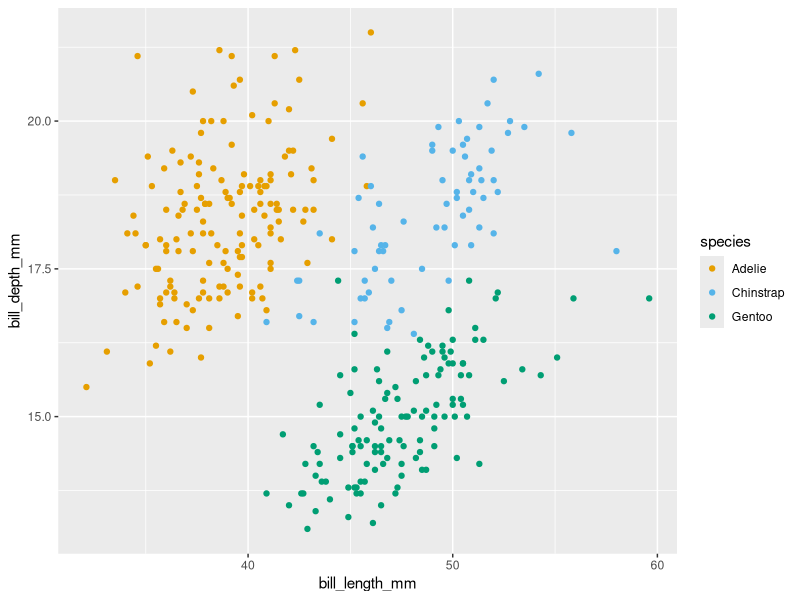
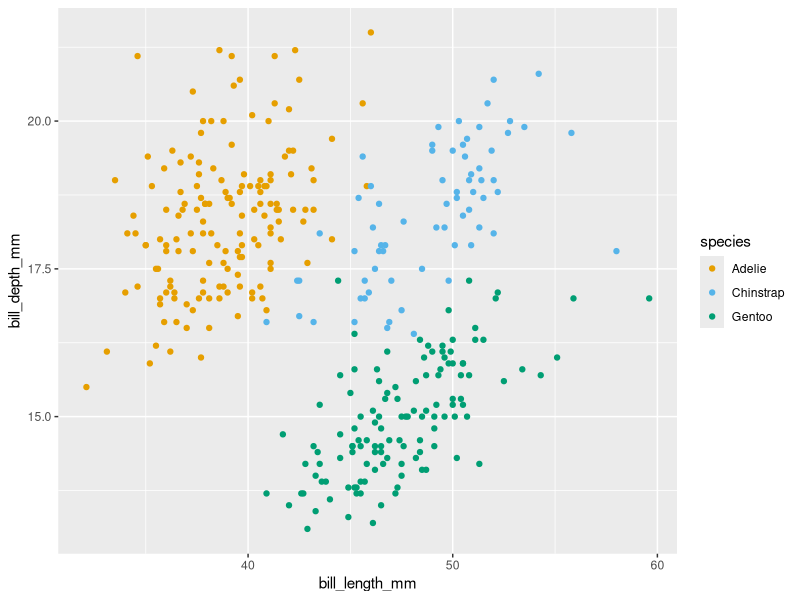

Reproduce these figures in R, in order.

            library(ggplot2)
            library(palmerpenguins)
            built_answer <- tryCatch(
                {
                    set.seed(42)
                    ggplot(penguins, aes(x = bill_length_mm, y = bill_depth_mm, colour = species)) + geom_point() + scale_colour_manual(values = c(Adelie = "#E69F00", Chinstrap = "#56B4E9", Gentoo = "#009E73"))
                    suppressWarnings(
                        if (!file.exists("/sandbox/figures/bill-length_bill-depth_scatter_scale_colour_manual_answer.png")) {
                            ggsave(
                                width = 3,
                                height = 3,
                                "/sandbox/figures/bill-length_bill-depth_scatter_scale_colour_manual_answer.png"
                            )
                        }
                    )
                    suppressWarnings(
                        ggplot_build(last_plot())
                    )
                },
                error = function(e) {
                    'ERROR'
                }
            )
            built_submission <- tryCatch(
                {
                    set.seed(42)
                    ggplot(penguins, aes(x = bill_length_mm, y = bill_depth_mm, color = species)) +
  geom_point() +
  scale_color_manual(values = c("Adelie" = "#E69F00", "Chinstrap" = "#56B4E9", "Gentoo" = "#009E73"))
                    suppressWarnings(
                        ggsave(
                            width = 3,
                            height = 3,
                            "figures/bill-length_bill-depth_scatter_scale_colour_manual_submission_qwen3.5.png"
                        )
                    )
                    suppressWarnings(
                        ggplot_build(last_plot())
                    )
                },
                error = function(e) {
                    'ERROR'
                }
            )
            cat(isTRUE(all.equal(built_answer, built_submission)))
        
